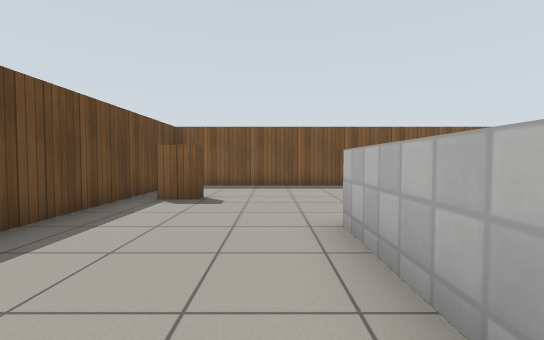
view 1 (above)

17 first-person views from a walk through a Gazebo world. The camera is 0.86 m above the floor, tilts 2° down and sees 90° across. Floor lines are 1 m apart. The floor is counted in squares, 1 m on a side. Each view is taken from the middle of a square. On the plan, view 1 faces up. The plan holds only what a view shows up to about 10 squares ahead; the rest is blank. Gazebo's built-in surfaces are drawn with simple patterns.

view 2
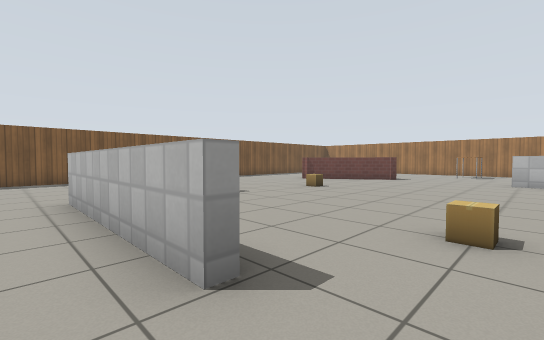

view 3
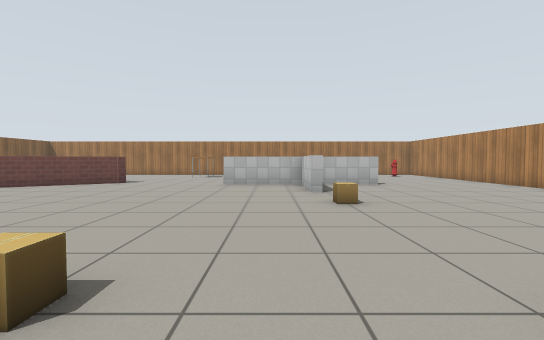

view 4
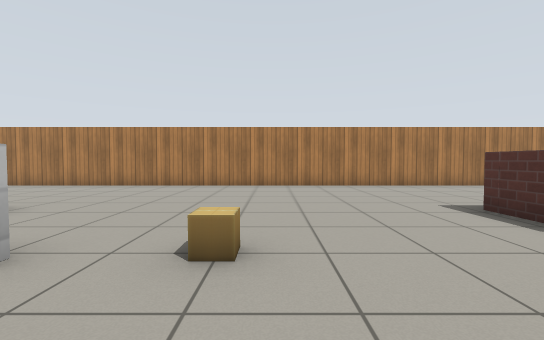

view 5
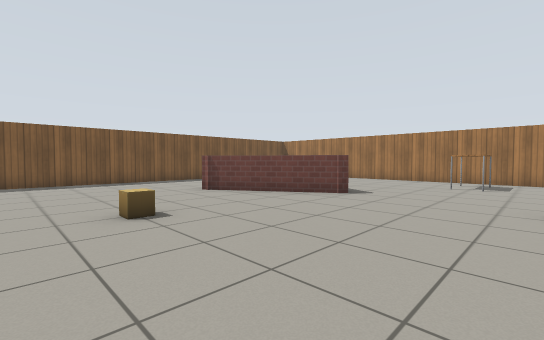

view 6
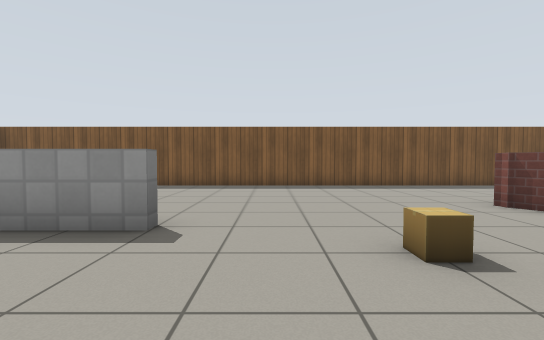

view 7
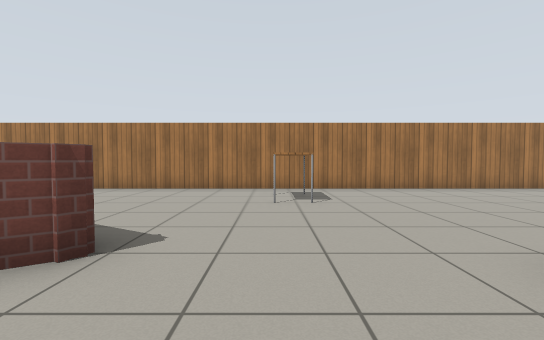

view 8
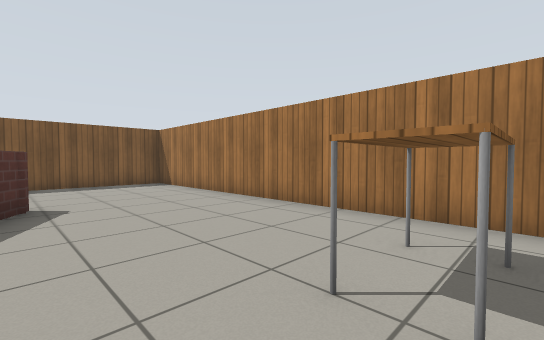

view 9
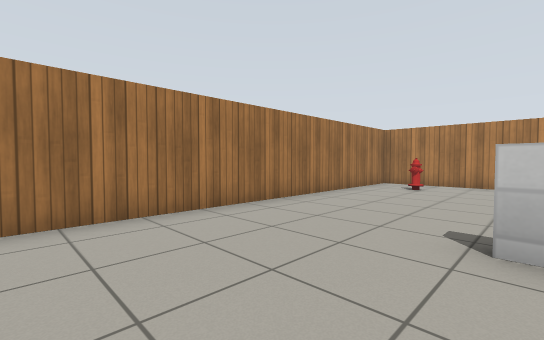

view 10
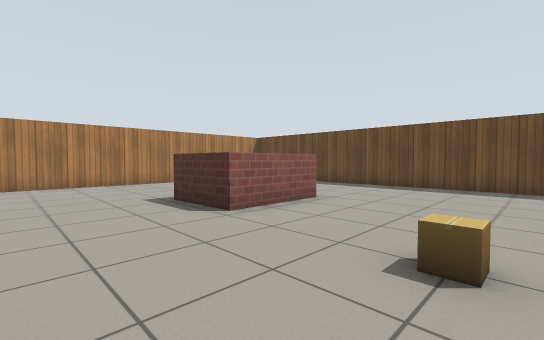

view 11
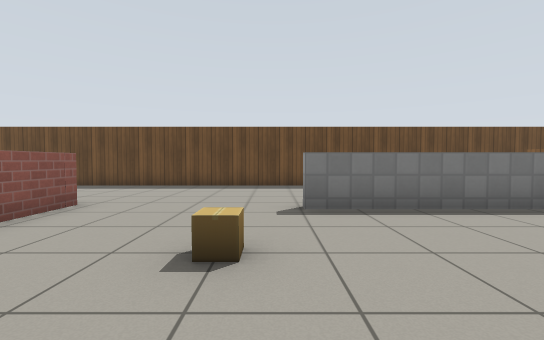

view 12
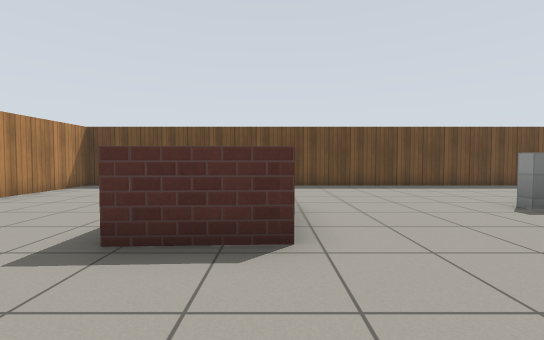

view 13
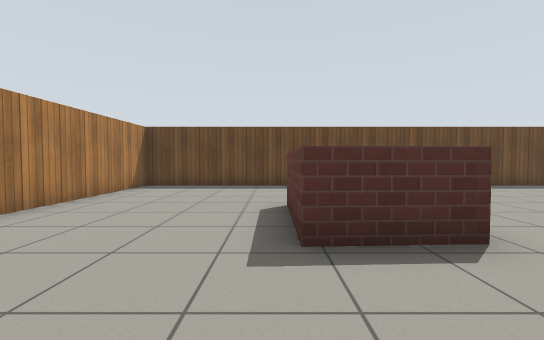

view 14
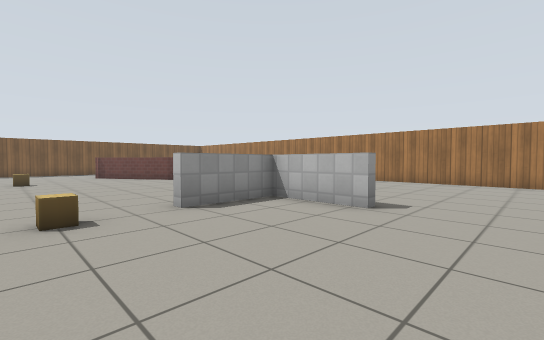

view 15
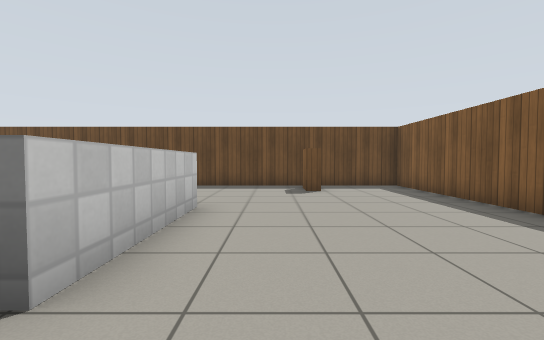

view 16
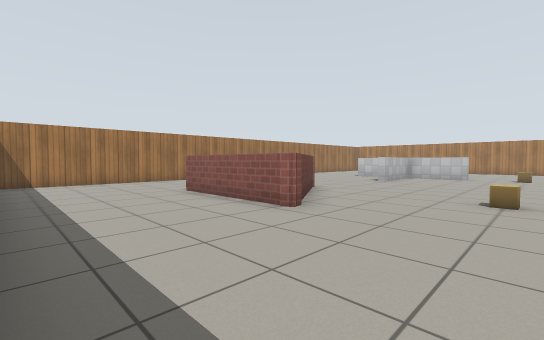

view 17
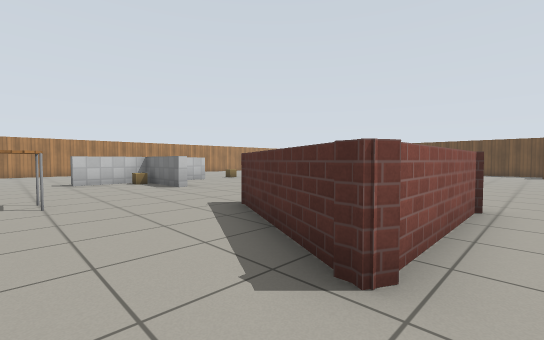

### Floor plan
Points are (right, up) in squares from view 1. A wall is a line through its corners. A room is listed if a view was taken in it or the views show most of it. See-through windows are left out.
Room 1 (views 1, 2, 3, 4, 5, 6, 7, 8, 9, 10, 11, 12, 13, 14, 15, 16, 17)
walls: (0.9, -1.5) (0.9, 3.6) (4.5, 3.6); (12.5, 1.6) (10.2, 5.2) (14.4, 5.2) (12.6, 1.9); (12.9, -5.1) (14.4, -5.1); (0.6, -5.8) (3.2, -5.8) (3.3, -7.7) (0.8, -7.7); (11.7, -7.9) (11.7, -5.4) (9.2, -5.4); (1.2, 2.9) (1.2, -1.5); (18.3, -12) (18.3, 9.1); (18, 9.3) (-3.3, 9.3) (-3.3, -12.3) (17.9, -12.3)
low walls: (9.2, -5.1) (11.7, -5.1) (11.7, -2.2); (12, -2.2) (12, -3.4); (4.5, 3.3) (2.6, 3.3)
objects: bookshelf (-2, 6); cardboard box (4, -2); cardboard box (8, -6); cardboard box (8, 2); cardboard box (12, -4); table (16, -1) to (17, 0); fire hydrant (17, -11)

Positions as (right, up) in squares from view 1, and headings:
1: (0, 0), facing up
2: (0, -3), facing up-right
3: (2, -4), facing right
4: (7, -3), facing down
5: (6, -2), facing up-right
6: (6, 0), facing up
7: (10, 0), facing right
8: (14, -1), facing up-right
9: (14, -2), facing down-right
10: (6, -2), facing down-left
11: (6, -2), facing left
12: (6, -6), facing left
13: (6, -8), facing left
14: (7, -10), facing up-right
15: (6, 5), facing left
16: (7, 9), facing down-right
17: (16, 6), facing down-left
